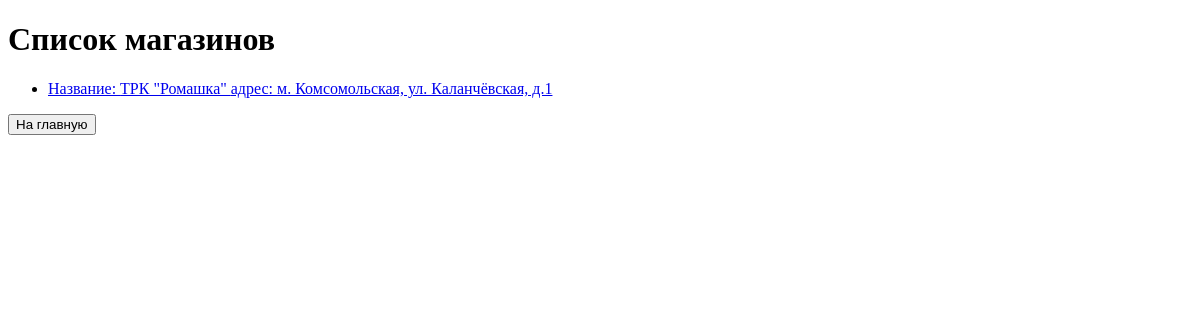
Before: /shop/list with the older database file.
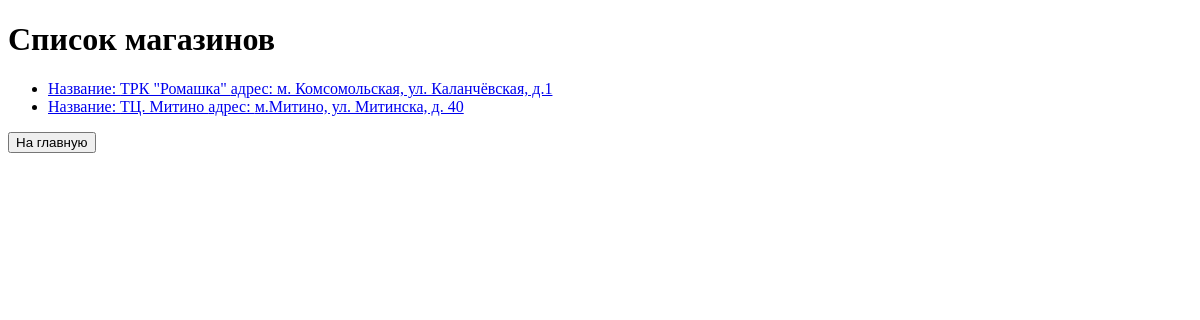
After: the same page with the newer database file.
### app/models/shop.py (models this page shows)
class Shops(Base):
    __tablename__ = 'shops'
    __table_args__ = {'keep_existing': True}
    id = Column(INTEGER, primary_key=True)
    name = Column(String, unique=True)
    location = Column(String)
    is_active = Column(BOOLEAN, default=True)
    used_buy = relationship(
        'BuyerProd',
        back_populates='shop',
        cascade='save-update, merge, delete, delete-orphan',
        passive_deletes=True,
    )

### app/routers/shop.py (the view)
@shop_router.get('/list')
async def select_shop_list_get(request: Request, db: Annotated[Session, Depends(get_db)],
                               user=Depends(get_current_user)):
    info = {'request': request, 'title': 'Список магазинов'}
    shops = db.scalars(select(Shops).where(Shops.is_active)).all()
    if user is None:
        pass
    elif user.is_staff:
        info['display'] = 'Ok'
    info['shops'] = shops
    return templates.TemplateResponse('shop_list_page.html', info)

### app/templates/shop/shop_list_page.html (shortened to what this page needs)
<!DOCTYPE html>
<html lang="en">
<head>
</head>
<body>
    <h1>{{title}}</h1>
        <ul>
        {% for shop in shops %}
            <li><a href="/shop/{{shop.id}}"> Название: {{shop.name}} адрес: {{shop.location}} </a> </li>
        {% endfor %}
        </ul>
    <p><a href="\main"><button>На главную</button></a></p>
</body>
</html>

Changed rows visible on the page:
added Shops: name "ТЦ. Митино", location "м.Митино, ул. Митинска, д. 40"
